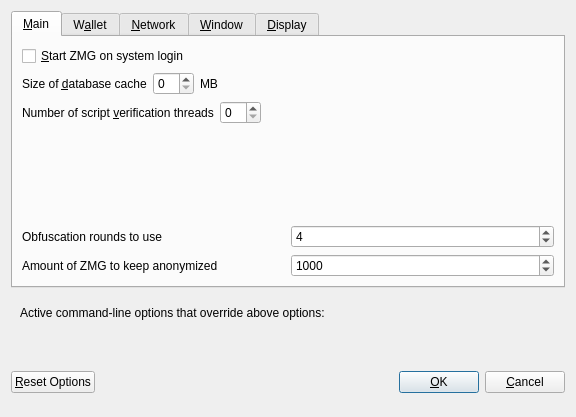
<?xml version="1.0" encoding="UTF-8"?>
<ui version="4.0">
 <class>OptionsDialog</class>
 <widget class="QDialog" name="OptionsDialog">
  <property name="geometry">
   <rect>
    <x>0</x>
    <y>0</y>
    <width>576</width>
    <height>417</height>
   </rect>
  </property>
  <property name="windowTitle">
   <string>Options</string>
  </property>
  <property name="modal">
   <bool>true</bool>
  </property>
  <layout class="QVBoxLayout" name="verticalLayout">
   <item>
    <widget class="QTabWidget" name="tabWidget">
     <property name="currentIndex">
      <number>0</number>
     </property>
     <widget class="QWidget" name="tabMain">
      <attribute name="title">
       <string>&amp;Main</string>
      </attribute>
      <layout class="QVBoxLayout" name="verticalLayout_Main">
       <item>
        <widget class="QCheckBox" name="bitcoinAtStartup">
         <property name="toolTip">
          <string>Automatically start ZMG after logging in to the system.</string>
         </property>
         <property name="text">
          <string>&amp;Start ZMG on system login</string>
         </property>
        </widget>
       </item>
       <item>
        <layout class="QHBoxLayout" name="horizontalLayout_2_Main">
         <item>
          <widget class="QLabel" name="databaseCacheLabel">
           <property name="text">
            <string>Size of &amp;database cache</string>
           </property>
           <property name="textFormat">
            <enum>Qt::PlainText</enum>
           </property>
           <property name="buddy">
            <cstring>databaseCache</cstring>
           </property>
          </widget>
         </item>
         <item>
          <widget class="QSpinBox" name="databaseCache"/>
         </item>
         <item>
          <widget class="QLabel" name="databaseCacheUnitLabel">
           <property name="text">
            <string>MB</string>
           </property>
           <property name="textFormat">
            <enum>Qt::PlainText</enum>
           </property>
          </widget>
         </item>
         <item>
          <spacer name="horizontalSpacer_2_Main">
           <property name="orientation">
            <enum>Qt::Horizontal</enum>
           </property>
           <property name="sizeHint" stdset="0">
            <size>
             <width>40</width>
             <height>20</height>
            </size>
           </property>
          </spacer>
         </item>
        </layout>
       </item>
       <item>
        <layout class="QHBoxLayout" name="horizontalLayout_3_Main">
         <item>
          <widget class="QLabel" name="threadsScriptVerifLabel">
           <property name="text">
            <string>Number of script &amp;verification threads</string>
           </property>
           <property name="textFormat">
            <enum>Qt::PlainText</enum>
           </property>
           <property name="buddy">
            <cstring>threadsScriptVerif</cstring>
           </property>
          </widget>
         </item>
         <item>
          <widget class="QSpinBox" name="threadsScriptVerif">
           <property name="toolTip">
            <string>(0 = auto, &lt;0 = leave that many cores free)</string>
           </property>
          </widget>
         </item>
         <item>
          <spacer name="horizontalSpacer_3_Main">
           <property name="orientation">
            <enum>Qt::Horizontal</enum>
           </property>
           <property name="sizeHint" stdset="0">
            <size>
             <width>40</width>
             <height>20</height>
            </size>
           </property>
          </spacer>
         </item>
        </layout>
       </item>
       <item>
        <spacer name="verticalSpacer_Main">
         <property name="orientation">
          <enum>Qt::Vertical</enum>
         </property>
         <property name="sizeHint" stdset="0">
          <size>
           <width>20</width>
           <height>40</height>
          </size>
         </property>
        </spacer>
       </item>
       <item>
        <layout class="QHBoxLayout" name="horizontalLayout_4_Main">
         <item>
          <widget class="QLabel" name="label">
           <property name="toolTip">
            <string>This setting determines the amount of individual masternodes that an input will be anonymized through.&lt;br/&gt;More rounds of anonymization gives a higher degree of privacy, but also costs more in fees.</string>
           </property>
           <property name="text">
            <string>Obfuscation rounds to use</string>
           </property>
          </widget>
         </item>
         <item>
          <widget class="QSpinBox" name="obfuscationRounds">
           <property name="minimum">
            <number>2</number>
           </property>
           <property name="maximum">
            <number>8</number>
           </property>
           <property name="value">
            <number>4</number>
           </property>
          </widget>
         </item>
        </layout>
       </item>
       <item>
        <layout class="QHBoxLayout" name="horizontalLayout">
         <item>
          <widget class="QLabel" name="label_2">
           <property name="toolTip">
            <string>This amount acts as a threshold to turn off Obfuscation once it's reached.</string>
           </property>
           <property name="statusTip">
            <string notr="true"/>
           </property>
           <property name="whatsThis">
            <string notr="true"/>
           </property>
           <property name="accessibleName">
            <string notr="true"/>
           </property>
           <property name="accessibleDescription">
            <string notr="true"/>
           </property>
           <property name="text">
            <string>Amount of ZMG to keep anonymized</string>
           </property>
          </widget>
         </item>
         <item>
          <widget class="QSpinBox" name="anonymizeZmg">
           <property name="minimum">
            <number>100</number>
           </property>
           <property name="maximum">
            <number>100000</number>
           </property>
           <property name="singleStep">
            <number>100</number>
           </property>
           <property name="value">
            <number>1000</number>
           </property>
          </widget>
         </item>
        </layout>
       </item>
      </layout>
     </widget>
     <widget class="QWidget" name="tabWallet">
      <attribute name="title">
       <string>W&amp;allet</string>
      </attribute>
      <layout class="QVBoxLayout" name="verticalLayout_Wallet">
       <item>
        <widget class="QGroupBox" name="groupBox">
         <property name="title">
          <string>Expert</string>
         </property>
         <layout class="QVBoxLayout" name="verticalLayout_2">
          <item>
           <widget class="QCheckBox" name="coinControlFeatures">
            <property name="toolTip">
             <string>Whether to show coin control features or not.</string>
            </property>
            <property name="text">
             <string>Enable coin &amp;control features</string>
            </property>
           </widget>
          </item>
          <item>
           <widget class="QCheckBox" name="showMasternodesTab">
            <property name="toolTip">
             <string>Show additional tab listing all your masternodes in first sub-tab&lt;br/&gt;and all masternodes on the network in second sub-tab.</string>
            </property>
            <property name="text">
             <string>Show Masternodes Tab</string>
            </property>
           </widget>
          </item>
          <item>
           <widget class="QCheckBox" name="spendZeroConfChange">
            <property name="toolTip">
             <string>If you disable the spending of unconfirmed change, the change from a transaction&lt;br/&gt;cannot be used until that transaction has at least one confirmation.&lt;br/&gt;This also affects how your balance is computed.</string>
            </property>
            <property name="text">
             <string>&amp;Spend unconfirmed change</string>
            </property>
           </widget>
          </item>
         </layout>
        </widget>
       </item>
       <item>
        <spacer name="verticalSpacer_Wallet">
         <property name="orientation">
          <enum>Qt::Vertical</enum>
         </property>
         <property name="sizeHint" stdset="0">
          <size>
           <width>20</width>
           <height>40</height>
          </size>
         </property>
        </spacer>
       </item>
      </layout>
     </widget>
     <widget class="QWidget" name="tabNetwork">
      <attribute name="title">
       <string>&amp;Network</string>
      </attribute>
      <layout class="QVBoxLayout" name="verticalLayout_Network">
       <item>
        <widget class="QCheckBox" name="mapPortUpnp">
         <property name="toolTip">
          <string>Automatically open the ZMG client port on the router. This only works when your router supports UPnP and it is enabled.</string>
         </property>
         <property name="text">
          <string>Map port using &amp;UPnP</string>
         </property>
        </widget>
       </item>
       <item>
        <widget class="QCheckBox" name="allowIncoming">
         <property name="toolTip">
          <string>Accept connections from outside</string>
         </property>
         <property name="text">
          <string>Allow incoming connections</string>
         </property>
        </widget>
       </item>
       <item>
        <widget class="QCheckBox" name="connectSocks">
         <property name="toolTip">
          <string>Connect to the ZMG network through a SOCKS5 proxy.</string>
         </property>
         <property name="text">
          <string>&amp;Connect through SOCKS5 proxy (default proxy):</string>
         </property>
        </widget>
       </item>
       <item>
        <layout class="QHBoxLayout" name="horizontalLayout_1_Network">
         <item>
          <widget class="QLabel" name="proxyIpLabel">
           <property name="text">
            <string>Proxy &amp;IP:</string>
           </property>
           <property name="textFormat">
            <enum>Qt::PlainText</enum>
           </property>
           <property name="buddy">
            <cstring>proxyIp</cstring>
           </property>
          </widget>
         </item>
         <item>
          <widget class="QValidatedLineEdit" name="proxyIp">
           <property name="minimumSize">
            <size>
             <width>140</width>
             <height>0</height>
            </size>
           </property>
           <property name="maximumSize">
            <size>
             <width>140</width>
             <height>16777215</height>
            </size>
           </property>
           <property name="toolTip">
            <string>IP address of the proxy (e.g. IPv4: 127.0.0.1 / IPv6: ::1)</string>
           </property>
          </widget>
         </item>
         <item>
          <widget class="QLabel" name="proxyPortLabel">
           <property name="text">
            <string>&amp;Port:</string>
           </property>
           <property name="textFormat">
            <enum>Qt::PlainText</enum>
           </property>
           <property name="buddy">
            <cstring>proxyPort</cstring>
           </property>
          </widget>
         </item>
         <item>
          <widget class="QLineEdit" name="proxyPort">
           <property name="minimumSize">
            <size>
             <width>55</width>
             <height>0</height>
            </size>
           </property>
           <property name="maximumSize">
            <size>
             <width>55</width>
             <height>16777215</height>
            </size>
           </property>
           <property name="toolTip">
            <string>Port of the proxy (e.g. 9050)</string>
           </property>
          </widget>
         </item>
         <item>
          <spacer name="horizontalSpacer_1_Network">
           <property name="orientation">
            <enum>Qt::Horizontal</enum>
           </property>
           <property name="sizeHint" stdset="0">
            <size>
             <width>40</width>
             <height>20</height>
            </size>
           </property>
          </spacer>
         </item>
        </layout>
       </item>
       <item>
        <spacer name="verticalSpacer_Network">
         <property name="orientation">
          <enum>Qt::Vertical</enum>
         </property>
         <property name="sizeHint" stdset="0">
          <size>
           <width>20</width>
           <height>40</height>
          </size>
         </property>
        </spacer>
       </item>
      </layout>
     </widget>
     <widget class="QWidget" name="tabWindow">
      <attribute name="title">
       <string>&amp;Window</string>
      </attribute>
      <layout class="QVBoxLayout" name="verticalLayout_Window">
       <item>
        <widget class="QCheckBox" name="minimizeToTray">
         <property name="toolTip">
          <string>Show only a tray icon after minimizing the window.</string>
         </property>
         <property name="text">
          <string>&amp;Minimize to the tray instead of the taskbar</string>
         </property>
        </widget>
       </item>
       <item>
        <widget class="QCheckBox" name="minimizeOnClose">
         <property name="toolTip">
          <string>Minimize instead of exit the application when the window is closed. When this option is enabled, the application will be closed only after selecting Quit in the menu.</string>
         </property>
         <property name="text">
          <string>M&amp;inimize on close</string>
         </property>
        </widget>
       </item>
       <item>
        <spacer name="verticalSpacer_Window">
         <property name="orientation">
          <enum>Qt::Vertical</enum>
         </property>
         <property name="sizeHint" stdset="0">
          <size>
           <width>20</width>
           <height>40</height>
          </size>
         </property>
        </spacer>
       </item>
      </layout>
     </widget>
     <widget class="QWidget" name="tabDisplay">
      <attribute name="title">
       <string>&amp;Display</string>
      </attribute>
      <layout class="QVBoxLayout" name="verticalLayout_Display">
       <item>
        <layout class="QHBoxLayout" name="horizontalLayout_1_Display">
         <item>
          <widget class="QLabel" name="langLabel">
           <property name="text">
            <string>User Interface &amp;language:</string>
           </property>
           <property name="textFormat">
            <enum>Qt::PlainText</enum>
           </property>
           <property name="buddy">
            <cstring>lang</cstring>
           </property>
          </widget>
         </item>
         <item>
          <widget class="QValueComboBox" name="lang">
           <property name="toolTip">
            <string>The user interface language can be set here. This setting will take effect after restarting ZMG.</string>
           </property>
          </widget>
         </item>
        </layout>
       </item>
       <item>
        <widget class="QLabel" name="label_3">
         <property name="toolTip">
          <string notr="true"/>
         </property>
         <property name="statusTip">
          <string notr="true"/>
         </property>
         <property name="whatsThis">
          <string notr="true"/>
         </property>
         <property name="accessibleName">
          <string notr="true"/>
         </property>
         <property name="text">
          <string>Language missing or translation incomplete? Help contributing translations here:
https://www.transifex.com/zminingdev/zmgcoin-translations</string>
         </property>
         <property name="wordWrap">
          <bool>true</bool>
         </property>
         <property name="openExternalLinks">
          <bool>true</bool>
         </property>
         <property name="textInteractionFlags">
          <set>Qt::TextBrowserInteraction</set>
         </property>
        </widget>
       </item>
       <item>
        <layout class="QHBoxLayout" name="horizontalLayout_4_Display" stretch="0,0">
         <item>
          <widget class="QLabel" name="themeLabel">
           <property name="text">
            <string>User Interface Theme:</string>
           </property>
          </widget>
         </item>
         <item>
          <widget class="QValueComboBox" name="theme"/>
         </item>
        </layout>
       </item>
       <item>
        <widget class="Line" name="line">
         <property name="orientation">
          <enum>Qt::Horizontal</enum>
         </property>
        </widget>
       </item>
       <item>
        <layout class="QHBoxLayout" name="horizontalLayout_2_Display">
         <item>
          <widget class="QLabel" name="unitLabel">
           <property name="text">
            <string>&amp;Unit to show amounts in:</string>
           </property>
           <property name="textFormat">
            <enum>Qt::PlainText</enum>
           </property>
           <property name="buddy">
            <cstring>unit</cstring>
           </property>
          </widget>
         </item>
         <item>
          <widget class="QValueComboBox" name="unit">
           <property name="toolTip">
            <string>Choose the default subdivision unit to show in the interface and when sending coins.</string>
           </property>
          </widget>
         </item>
        </layout>
       </item>
       <item>
        <layout class="QHBoxLayout" name="horizontalLayout_5_Display">
         <item>
          <widget class="QLabel" name="digitsLabel">
           <property name="text">
            <string>Decimal digits</string>
           </property>
          </widget>
         </item>
         <item>
          <widget class="QValueComboBox" name="digits"/>
         </item>
        </layout>
       </item>
       <item>
        <layout class="QHBoxLayout" name="horizontalLayout_3_Display">
         <item>
          <widget class="QLabel" name="thirdPartyTxUrlsLabel">
           <property name="toolTip">
            <string>Third party URLs (e.g. a block explorer) that appear in the transactions tab as context menu items. %s in the URL is replaced by transaction hash. Multiple URLs are separated by vertical bar |.</string>
           </property>
           <property name="text">
            <string>Third party transaction URLs</string>
           </property>
           <property name="buddy">
            <cstring>thirdPartyTxUrls</cstring>
           </property>
          </widget>
         </item>
         <item>
          <widget class="QLineEdit" name="thirdPartyTxUrls">
           <property name="toolTip">
            <string>Third party URLs (e.g. a block explorer) that appear in the transactions tab as context menu items. %s in the URL is replaced by transaction hash. Multiple URLs are separated by vertical bar |.</string>
           </property>
          </widget>
         </item>
        </layout>
       </item>
       <item>
        <spacer name="verticalSpacer">
         <property name="orientation">
          <enum>Qt::Vertical</enum>
         </property>
         <property name="sizeHint" stdset="0">
          <size>
           <width>20</width>
           <height>40</height>
          </size>
         </property>
        </spacer>
       </item>
      </layout>
     </widget>
    </widget>
   </item>
   <item>
    <widget class="QFrame" name="frame">
     <layout class="QVBoxLayout" name="verticalLayout_Bottom">
      <item>
       <layout class="QHBoxLayout" name="horizontalLayout_Bottom">
        <item>
         <widget class="QLabel" name="overriddenByCommandLineInfoLabel">
          <property name="text">
           <string>Active command-line options that override above options:</string>
          </property>
          <property name="textFormat">
           <enum>Qt::PlainText</enum>
          </property>
         </widget>
        </item>
        <item>
         <spacer name="horizontalSpacer_Bottom">
          <property name="orientation">
           <enum>Qt::Horizontal</enum>
          </property>
          <property name="sizeHint" stdset="0">
           <size>
            <width>40</width>
            <height>20</height>
           </size>
          </property>
         </spacer>
        </item>
       </layout>
      </item>
      <item>
       <widget class="QLabel" name="overriddenByCommandLineLabel">
        <property name="text">
         <string/>
        </property>
        <property name="textFormat">
         <enum>Qt::PlainText</enum>
        </property>
        <property name="wordWrap">
         <bool>true</bool>
        </property>
       </widget>
      </item>
     </layout>
    </widget>
   </item>
   <item>
    <layout class="QHBoxLayout" name="horizontalLayout_Buttons">
     <item>
      <widget class="QPushButton" name="resetButton">
       <property name="toolTip">
        <string>Reset all client options to default.</string>
       </property>
       <property name="text">
        <string>&amp;Reset Options</string>
       </property>
       <property name="autoDefault">
        <bool>false</bool>
       </property>
      </widget>
     </item>
     <item>
      <spacer name="horizontalSpacer_1">
       <property name="orientation">
        <enum>Qt::Horizontal</enum>
       </property>
       <property name="sizeHint" stdset="0">
        <size>
         <width>40</width>
         <height>48</height>
        </size>
       </property>
      </spacer>
     </item>
     <item>
      <widget class="QLabel" name="statusLabel">
       <property name="minimumSize">
        <size>
         <width>200</width>
         <height>0</height>
        </size>
       </property>
       <property name="font">
        <font>
         <weight>75</weight>
         <bold>true</bold>
        </font>
       </property>
       <property name="text">
        <string/>
       </property>
       <property name="textFormat">
        <enum>Qt::PlainText</enum>
       </property>
       <property name="wordWrap">
        <bool>true</bool>
       </property>
      </widget>
     </item>
     <item>
      <spacer name="horizontalSpacer_2">
       <property name="orientation">
        <enum>Qt::Horizontal</enum>
       </property>
       <property name="sizeHint" stdset="0">
        <size>
         <width>40</width>
         <height>48</height>
        </size>
       </property>
      </spacer>
     </item>
     <item>
      <widget class="QPushButton" name="okButton">
       <property name="text">
        <string>&amp;OK</string>
       </property>
       <property name="autoDefault">
        <bool>false</bool>
       </property>
       <property name="default">
        <bool>true</bool>
       </property>
      </widget>
     </item>
     <item>
      <widget class="QPushButton" name="cancelButton">
       <property name="text">
        <string>&amp;Cancel</string>
       </property>
       <property name="autoDefault">
        <bool>false</bool>
       </property>
      </widget>
     </item>
    </layout>
   </item>
  </layout>
 </widget>
 <customwidgets>
  <customwidget>
   <class>QValidatedLineEdit</class>
   <extends>QLineEdit</extends>
   <header>qvalidatedlineedit.h</header>
  </customwidget>
  <customwidget>
   <class>QValueComboBox</class>
   <extends>QComboBox</extends>
   <header>qvaluecombobox.h</header>
  </customwidget>
 </customwidgets>
 <resources/>
 <connections/>
</ui>
